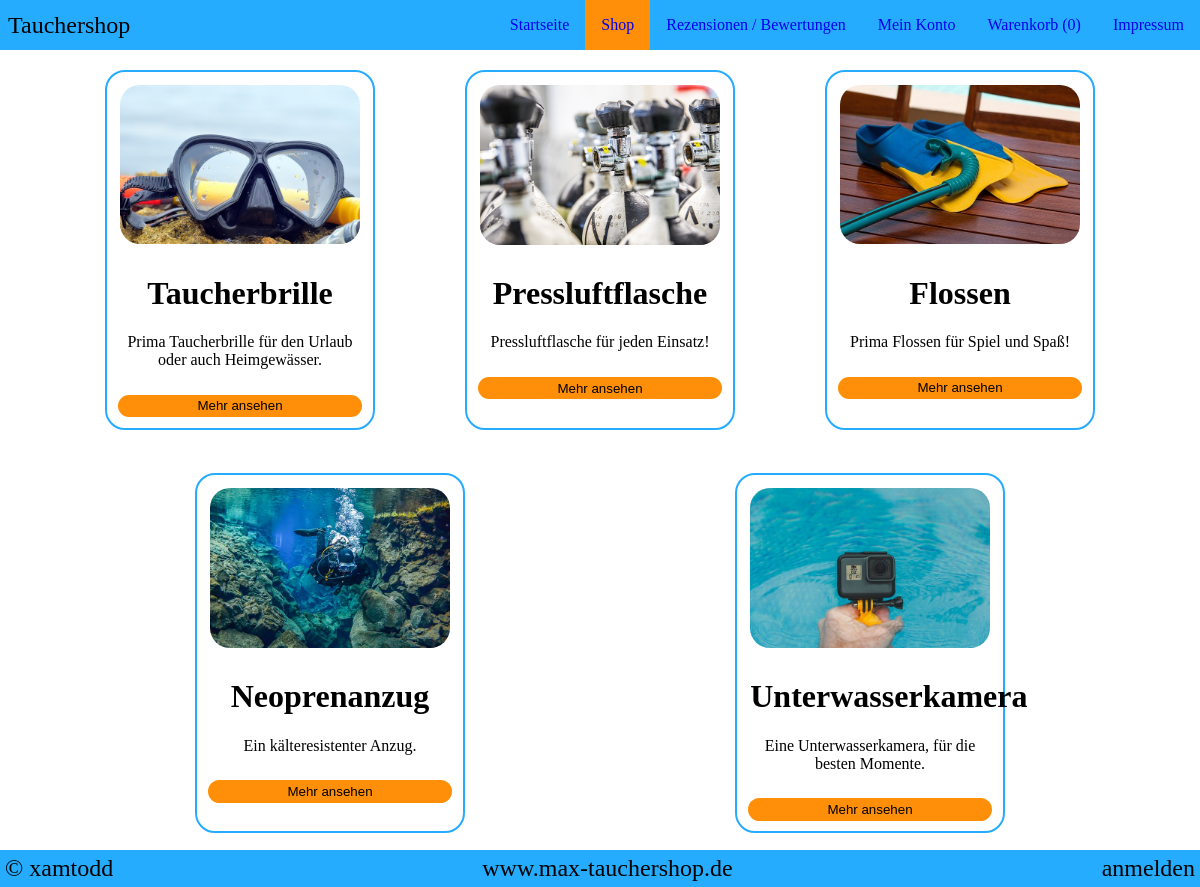
The page /shop.php on the database its author committed.
### tables this page shows
CREATE TABLE IF NOT EXISTS `katikorien` (
  `ID` int(200) NOT NULL AUTO_INCREMENT,
  `produktname` varchar(200) NOT NULL,
  `kbeschreibung` text NOT NULL,
  `lbeschreibung` text NOT NULL,
  `imgsrc` varchar(200) NOT NULL,
  `hersteller_ID` int(200) NOT NULL,
  `stempel` timestamp NOT NULL DEFAULT current_timestamp() ON UPDATE current_timestamp(),
  PRIMARY KEY (`ID`)
);

### shop.php (the view, shortened to what this page needs)
<?php
    $servername = "localhost";
    $username = "user";
    $password = "password";
    $db = "webshop";
    $conn = new mysqli($servername, $username, $password, $db);
    if(!isset($_SESSION['loggedin'])){
        $anz = 0;
    }
?>
<!DOCTYPE html>
<html lang="de">
<head>
    <link rel="stylesheet" href="CSS/menue.css">
    <link rel="stylesheet" href="CSS/shop.css">
    <link rel="stylesheet" href="CSS/footer.css">
</head>
<body>
<nav class="menue">
    <div class="firmenname">Tauchershop</div>
    <div class="navigations-links">
        <ul>
            <li><a href="index.php">Startseite</a></li>
            <li><a class="aktuell" href="shop.php">Shop</a></li>
            <li><a href="rub.php">Rezensionen / Bewertungen</a></li>
            <li><a href="meinkonto.php">Mein Konto</a></li>
            <li><a href="warenkorb.php">Warenkorb (<?=$anz?>)</a></li>
            <li><a href="impressum.php">Impressum</a></li>
        </ul>
    </div>
</nav>
<div id="content">
    <div class="main">
        <?php
            $sql = "SELECT * FROM katikorien";
            $result = $conn->query($sql);
        ?>
            <div class="row">
                <?php
                    while($row = $result->fetch_assoc()){
                ?>
                <div class="karte">
                    <div class="karte-kopf">
                        <img src="IMG/<?=$row['imgsrc']?>" alt="<?=$row['imgsrc']?>">
                    </div>
                    <div class="karte-rumpf">
                        <h1><?=$row['produktname']?></h1>
                        <p>
                            <?=$row['kbeschreibung']?>
                        </p>
                    </div>
                    <div class="knopf">
                        <form method="get" action="info.php">
                            <button type="submit" name = 'kat_ID' value="<?=$row['ID']?>">Mehr ansehen</button>
                        </form>
                    </div>
                </div>
                <?php
                    }
                ?>
            </div>
    </div>
        <footer class="footer">
            <a class="links" href="https://github.com/xamtodd">&copy; xamtodd</a>
            <a class="mitte" href="#">www.max-tauchershop.de</a>
            <?php
            if(!isset($_SESSION['loggedin'])){
                echo "<a class='rechts' href='anmelden.html'>anmelden</a>";
            }else{
                echo "<a class='rechts' href='PHP/logout.php'>ausloggen</a>";
            }
            ?>
        </footer>
</div>
</body>
</html>

### CSS/menue.css (style rules this page uses)
* { box-sizing: border-box; }
body { margin: 0; padding: 0; }
.menue { position: fixed; z-index: 1; width: 100%; display: flex; justify-content: space-between; align-items: center; background-color: #25acff; }
.firmenname { font-size: 1.5rem; margin: 0.5rem; }
.navigations-links ul { margin: 0; padding: 0; display: flex; }
.navigations-links li { list-style: none; font-size: 1rem; }
.navigations-links li a { text-decoration: none; padding: 1rem; display: block; }
.navigations-links li .aktuell { background-color: #ff8f08; }

### CSS/shop.css (style rules this page uses)
#content { margin-top: 0%; }
.main { padding-top: 3em; width: 90%; margin: auto; padding-bottom: 2em; }
.row { display: flex; flex-direction: row; justify-content: space-around; flex-flow: wrap; }
.footer { margin-top: 10%; }
.karte { width: 25%; border: 2px solid #25acff; border-radius: 20px; padding: 1%; margin: 2%; transition: 0.3s; }
.karte-kopf { text-align: center; padding: 1%; }
.karte-kopf img { width: 100%; height: auto; border-radius: 20px; }
.karte-rumpf { padding: 1%; text-align: center; font-size: 1em; }
.knopf { text-align: center; }
.knopf form button { width: 100%; padding: 1.5%; margin-top: 3%; background-color: #ff8f08; border: none; border-radius: 20px; }

### CSS/footer.css (style rules this page uses)
.footer { position: fixed; left: 0; bottom: 0; width: 100%; background-color: #25acff; color: white; display: flex; justify-content: space-between; align-items: center; }
.footer a { text-decoration: none; color: black; font-size: 1.5em; padding: 5px; }

### rows shown on the page
katikorien: imgsrc (picture), produktname "Taucherbrille", kbeschreibung "Prima Taucherbrille für den Urlaub oder auch Heimgewässer.", $row['ID'] 34 (drawn)
katikorien: imgsrc (picture), produktname "Pressluftflasche", kbeschreibung "Pressluftflasche für jeden Einsatz!", $row['ID'] 35 (drawn)
katikorien: imgsrc (picture), produktname "Flossen", kbeschreibung "Prima Flossen für Spiel und Spaß!", $row['ID'] 36 (drawn)
katikorien: imgsrc (picture), produktname "Neoprenanzug", kbeschreibung "Ein kälteresistenter Anzug.", $row['ID'] 37 (drawn)
katikorien: imgsrc (picture), produktname "Unterwasserkamera", kbeschreibung "Eine Unterwasserkamera, für die besten Momente.", $row['ID'] 38 (drawn)

### other values the page prints
$anz "0"
